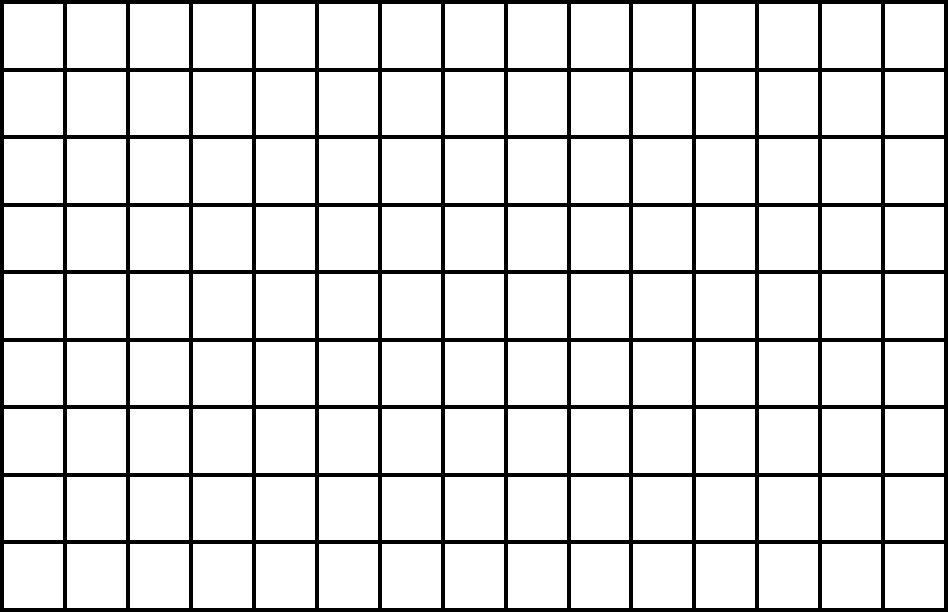
%> input picture COMS 575 – Computational Perception & Computer Vision/hw2/HW2/hw2_files/p2_img1.jpg, 948 x 612 px
$ octave p3_code.m   (GNU Octave 9; MATLAB toolbox functions it lacks are replaced by stand-ins)
%> lines starting %> are read from the running program, lines starting %| are printed output that depends on the picture; in (x1, y1, x2, y2) boxes, pixels count from 0 and x2, y2 are one past the last pixel; in counts of white or black regions, pixels touching at a corner belong together; the program's own positions count from 1
%insert your code in Part_3/p3_code.cpp
%edit the file extension and web template to match your programing language

I = imread("p2_img1.jpg");
%> I is the input picture: size 612x948 uint8; min 0, max 255, mean 222.2
BW = im2bw(I,0.5);
%> BW: size 612x948 logical; 87.2% white; 1 black region, box (x1, y1, x2, y2) and area: (0, 0, 948, 612) 74528
BW=~BW;
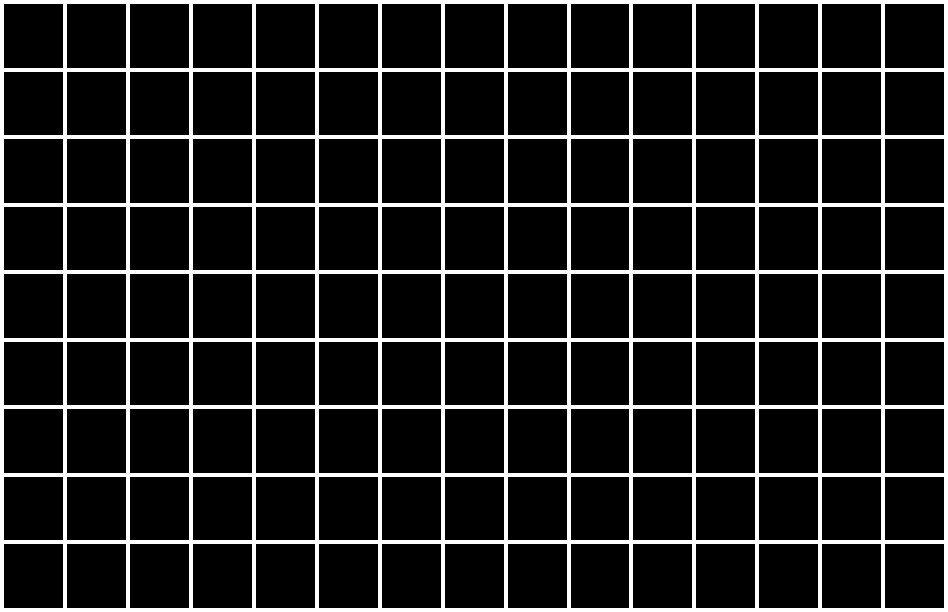
%> BW: size 612x948 logical; 12.8% white; 1 white region, box (x1, y1, x2, y2) and area: (0, 0, 948, 612) 74528
imshow(BW);
se3=ones(62,58);
se4=ones(65,61);
elem=imdilate(BW, se3);
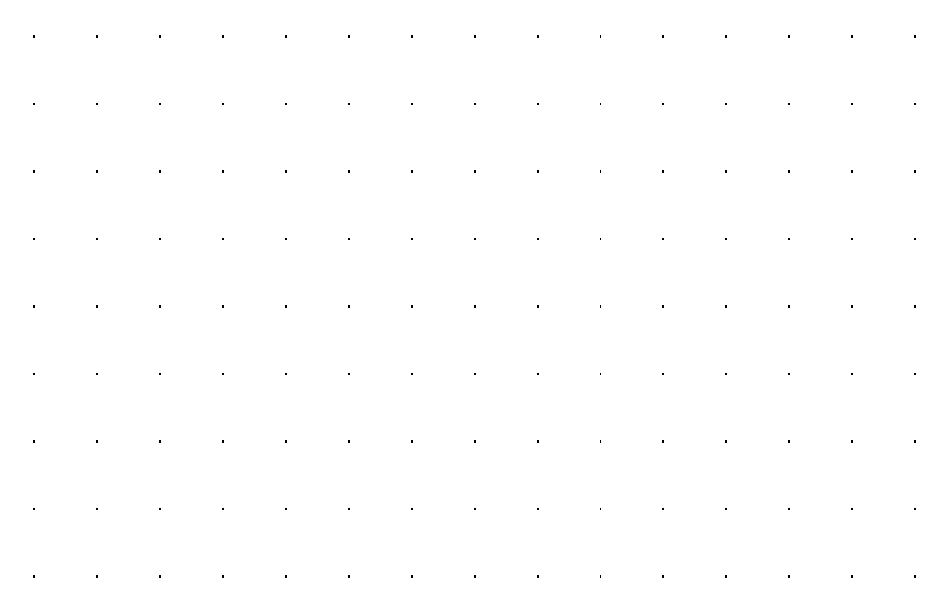
%> elem: size 612x948 logical; 99.9% white; black in thin lines or dots, all inside (x1, y1, x2, y2) = (33, 35, 916, 578)
%elem=imerode(elem, se3);
imshow(elem);

$ run again, with COMS 575 – Computational Perception & Computer Vision/hw2/HW2/hw2_files/ec2_NoisyPattern1.png saved as COMS 575 – Computational Perception & Computer Vision/hw2/HW2/hw2_files/p2_img1.jpg
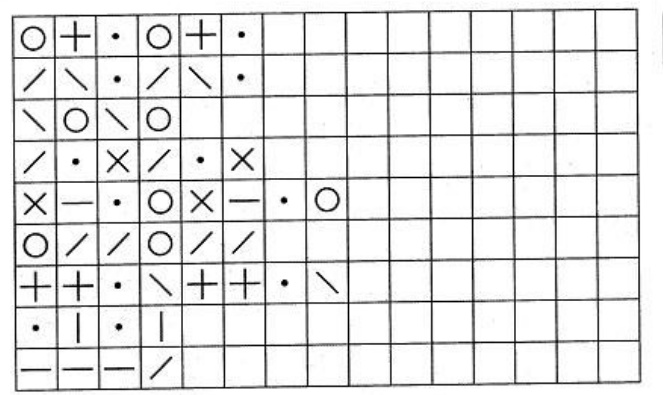
%> input picture COMS 575 – Computational Perception & Computer Vision/hw2/HW2/hw2_files/ec2_NoisyPattern1.png, 666 x 395 px
%> I is the input picture: size 395x666x3 uint8; min 0, max 255, mean 229.6
%> `BW = im2bw(I,0.5);`:
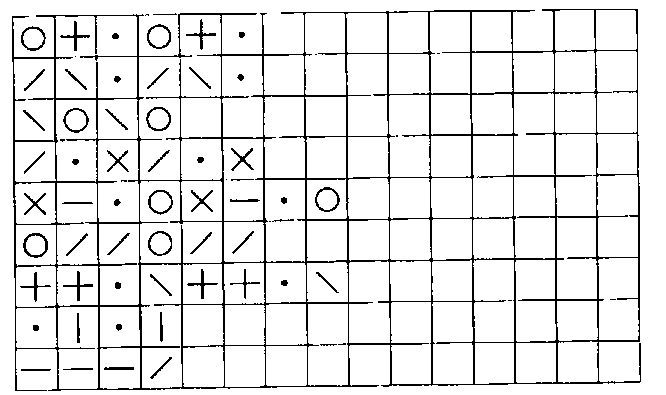
%> BW: size 395x666 logical; 91% white; black in thin lines or dots
%> elem: size 395x666 logical; every value is 1

$ run again, with COMS 575 – Computational Perception & Computer Vision/hw2/HW2/hw2_files/ec2_NoisyPattern2.png saved as COMS 575 – Computational Perception & Computer Vision/hw2/HW2/hw2_files/p2_img1.jpg
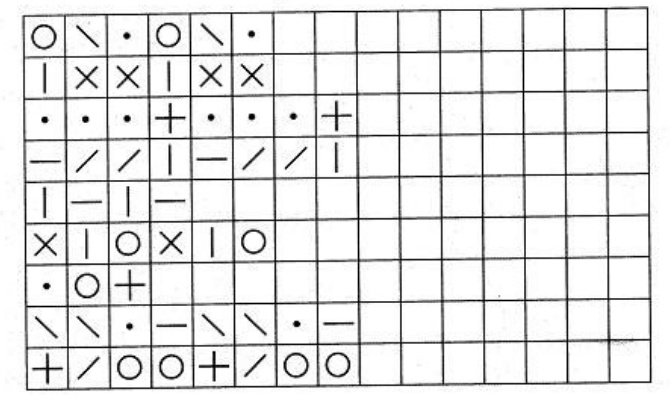
%> input picture COMS 575 – Computational Perception & Computer Vision/hw2/HW2/hw2_files/ec2_NoisyPattern2.png, 670 x 395 px
%> I is the input picture: size 395x670x3 uint8; min 0, max 255, mean 228.6
%> `BW = im2bw(I,0.5);`:
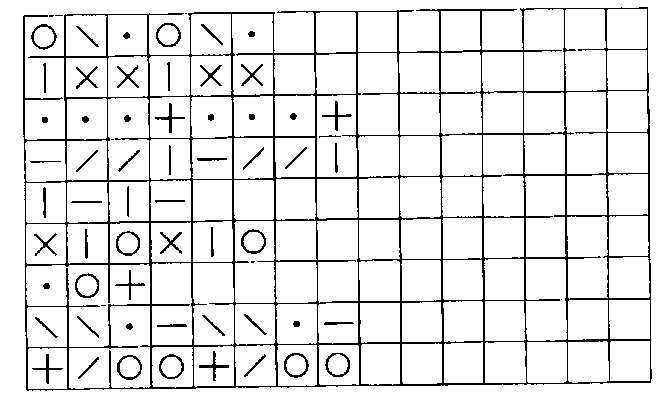
%> BW: size 395x670 logical; 90.5% white; black in thin lines or dots
%> elem: size 395x670 logical; every value is 1
